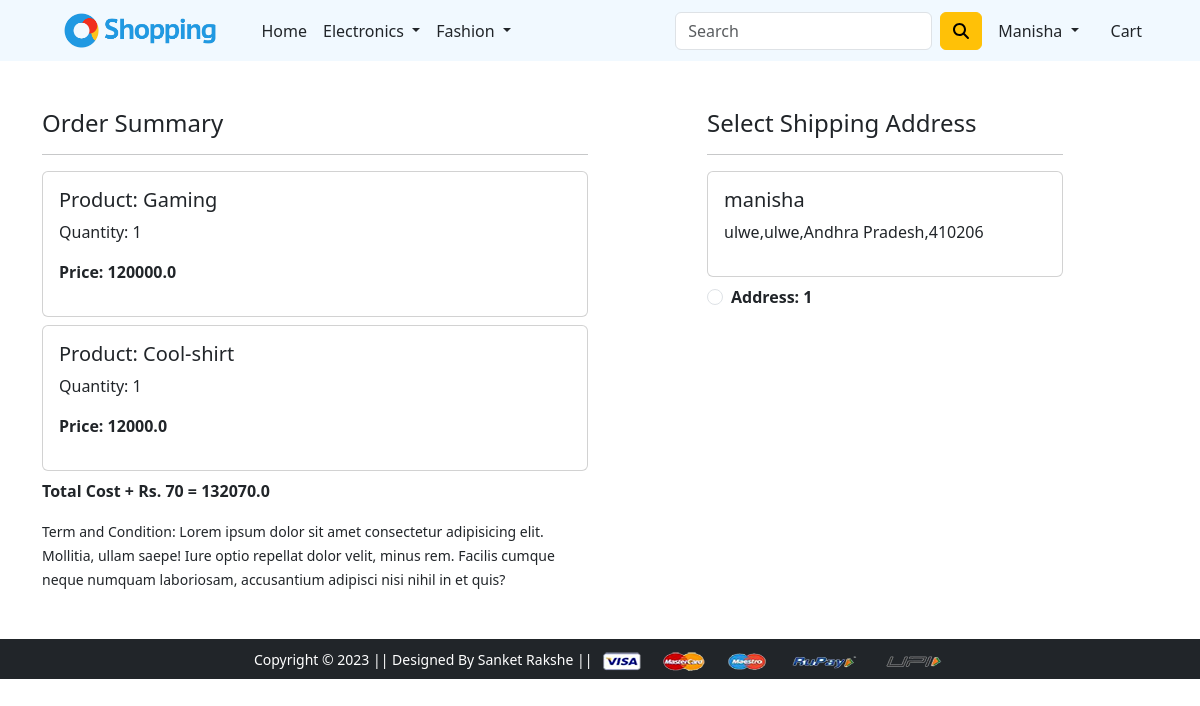
The app's page /checkout/ (signed in) with its own data.
### app/models.py (models this page shows, shortened)
class Cart(models.Model):
    user = models.ForeignKey(User, on_delete=models.CASCADE)
    product = models.ForeignKey(Product, on_delete=models.CASCADE)
    quantity = models.PositiveIntegerField(default=1)
    @property
    def total_cost(self):
        return self.quantity * self.product.discounted_price

class Product(models.Model):
    title = models.CharField(max_length=100)
    setting_price = models.FloatField()
    discounted_price = models.FloatField()
    description = models.TextField()
    brand = models.CharField(max_length=100)
    category = models.CharField( choices=CATEGORY_CHOICES, max_length=2)
    product_image = models.ImageField(upload_to='productimg')

class Customer(models.Model):
    user = models.ForeignKey(User, on_delete=models.CASCADE)
    name = models.CharField(max_length=200)
    locality = models.CharField(max_length=200)
    city = models.CharField(max_length=50)
    zipcode = models.IntegerField()
    state = models.CharField(choices=STATE_CHOICES, max_length=50)

### app/views.py (the view)
# urls.py: path('checkout/', views.checkout, name='checkout'),
@login_required
def checkout(request):
 user = request.user
 add = Customer.objects.filter(user=user)
 cart_items = Cart.objects.filter(user=user)
 amount = 0.0
 shipping_amount = 70.0
 totalamount = 00.0
 cart_product = [p for p in Cart.objects.all() if p.user ==request.user]
 if cart_product:
  for p in cart_product:
   tempamount = (p.quantity * p.product.discounted_price)
   amount += tempamount
  totalamount = amount + shipping_amount
 return render(request, 'app/checkout.html', {'add':add, 'totalamount':totalamount, 'cart_items':cart_items})

### app/templates/app/checkout.html (shortened to what this page needs)
{% extends 'app/base.html' %}
{% load static %}
{% block main-content %}
<div class="container">
 <div class="row mt-5">
  <div class="col-sm-6">
    <h4>Order Summary</h4>
    <hr>
    {% for item in cart_items %}
      <div class="card mb-2">
        <div class="card-body">
          <h5>Product: {{item.product.title}}</h5>
          <p>Quantity: {{item.quantity}}</p>
          <p class="fw-bold">Price: {{item.total_cost}}</p>
        </div>
      </div>
      {% endfor %}
      <p class="fw-bold">Total Cost + Rs. 70 = {{totalamount}}</p>
    <small>Term and Condition: Lorem ipsum dolor sit amet consectetur adipisicing elit. Mollitia, ullam saepe! Iure optio repellat dolor velit, minus rem. Facilis cumque neque numquam laboriosam, accusantium adipisci nisi nihil in et quis?</small>
  </div>
  <div class="col-sm-4 offset-sm-1">
    <h4>Select Shipping Address</h4>
    <hr>
    <form action="/paymentdone" id="myform">
      {% for ad in add %}
      <div class="card">
        <div class="card-body">
        <h5>{{ad.name}}</h5>
        <p>{{ad.locality}},{{ad.city}},{{ad.state}},{{ad.zipcode}}</p>
        </div>
      </div>
        <div class="form-check mt-2 mb-5">
          <input class="form-check-input" type="radio" name="custid" id="custadd{{forloop.counter}}" value="{{ad.id}}">
          <label class="form-check-label fw-bold" for="custadd{{forloop.counter}}">
            Address: {{forloop.counter}} </label>
        </div>
        {% endfor %}
      </form>
    </div>
  </div>
</div>
{% endblock main-content %}

### app/templates/app/base.html (shortened to what this page needs)
<!doctype html>
{% load static %}
<html lang="en">
<head>
  <link rel="stylesheet" href="https://cdnjs.cloudflare.com/ajax/libs/font-awesome/6.4.2/css/all.min.css"
 />
  <link href="https://cdn.jsdelivr.net/npm/bootstrap@5.3.2/dist/css/bootstrap.min.css" rel="stylesheet">
  <link rel="stylesheet" href="{% static 'app/css/owl.carousel.min.css' %}">
  <link rel="stylesheet" href="{% static 'app/css/all.min.css' %}">
  <link rel="stylesheet" href="{% static 'app/css/style.css' %}">
</head>
<body>
  <nav class="navbar navbar-expand-lg" style="background:#F1F9FF">
    <div class="container">
      <a class="navbar-brand text-dark" href="/" height="0px">
        <img src="{% static 'app/images/shopping4.png' %}" class="img-fluid" style="height:35px">
      </a>
      <div class="collapse navbar-collapse" id="navbarSupportedContent">
        <ul class="navbar-nav me-auto mb-2 mb-lg-0">
          <li class="nav-item">
            <a class="nav-link active text-dark" aria-current="page" href="/">Home</a>
          </li>
          <li class="nav-item dropdown">
            <a class="nav-link dropdown-toggle text-dark" href="#" id="electronicsDropdown" role="button"
              data-bs-toggle="dropdown" aria-expanded="false">
              Electronics
            </a>
          </li>
          <li class="nav-item dropdown">
            <a class="nav-link dropdown-toggle text-dark" href="#" id="fashionDropdown" role="button"
              data-bs-toggle="dropdown" aria-expanded="false">
              Fashion
            </a>
          </li>
        </ul>
        <form class="d-flex">
          <input class="form-control me-2" type="search" placeholder="Search" aria-label="Search">
          <button class="btn btn-warning" type="submit"><i class="fa-solid fa-magnifying-glass"></i></button>
        </form>
        <div>
          <ul class="navbar-nav me-auto mb-2 mb-lg-0">
            {% if request.user.is_authenticated %}
            <li class="nav-item dropdown mx-2">
              <a class="nav-link dropdown-toggle text-dark" href="#" id="profileDropdown" role="button"
                data-bs-toggle="dropdown" aria-expanded="false">
                {{request.user.username|capfirst}}
              </a>
            </li>
            <li class="nav-item mx-2">
              <a href="{% url 'showcart' %}" class="nav-link text-dark"> Cart
              </a>
            </li>
            {% endif %}
          </ul>
        </div>
      </div>
    </div>
  </nav>
  {% block main-content %} {% endblock main-content %}
  <footer class="container-fluid bg-dark text-center p-2 mt-5">
    <small class="text-white">Copyright &copy; 2023 || Designed By Sanket Rakshe || </small>
    <img src="{% static 'app/images/payment.png' %}" alt="" srcset="" class="img-fluid" height="2px">
  </footer>
</body>
</html>

### records on screen
Cart: product "Gaming", quantity "1", total_cost "120000.0"
Cart: product "Cool-shirt", quantity "1", total_cost "12000.0"
Customer: name "manisha", locality "ulwe", city "ulwe", state "Andhra Pradesh", zipcode "410206"

### other values on screen
{{ request.user.username|capfirst }} "Manisha"
{{ totalamount }} "132070.0"
